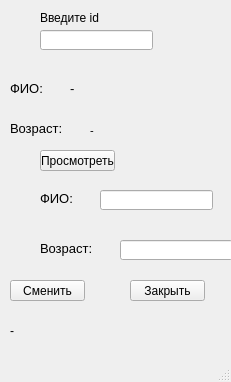
<?xml version="1.0" encoding="UTF-8"?>
<ui version="4.0">
 <class>change_data</class>
 <widget class="QMainWindow" name="change_data">
  <property name="geometry">
   <rect>
    <x>0</x>
    <y>0</y>
    <width>231</width>
    <height>382</height>
   </rect>
  </property>
  <property name="windowTitle">
   <string>MainWindow</string>
  </property>
  <widget class="QWidget" name="centralwidget">
   <widget class="QLineEdit" name="id_pole">
    <property name="geometry">
     <rect>
      <x>40</x>
      <y>30</y>
      <width>113</width>
      <height>20</height>
     </rect>
    </property>
   </widget>
   <widget class="QLabel" name="id_txt">
    <property name="geometry">
     <rect>
      <x>40</x>
      <y>10</y>
      <width>61</width>
      <height>16</height>
     </rect>
    </property>
    <property name="text">
     <string>Введите id</string>
    </property>
   </widget>
   <widget class="QPushButton" name="check_btn">
    <property name="geometry">
     <rect>
      <x>40</x>
      <y>150</y>
      <width>75</width>
      <height>21</height>
     </rect>
    </property>
    <property name="text">
     <string>Просмотреть</string>
    </property>
   </widget>
   <widget class="QLabel" name="full_name_txt">
    <property name="geometry">
     <rect>
      <x>10</x>
      <y>80</y>
      <width>51</width>
      <height>16</height>
     </rect>
    </property>
    <property name="font">
     <font>
      <pointsize>10</pointsize>
     </font>
    </property>
    <property name="text">
     <string>ФИО:</string>
    </property>
   </widget>
   <widget class="QLabel" name="full_name">
    <property name="geometry">
     <rect>
      <x>70</x>
      <y>80</y>
      <width>291</width>
      <height>16</height>
     </rect>
    </property>
    <property name="font">
     <font>
      <pointsize>10</pointsize>
     </font>
    </property>
    <property name="text">
     <string>-</string>
    </property>
   </widget>
   <widget class="QLabel" name="age">
    <property name="geometry">
     <rect>
      <x>90</x>
      <y>120</y>
      <width>241</width>
      <height>20</height>
     </rect>
    </property>
    <property name="font">
     <font>
      <pointsize>8</pointsize>
     </font>
    </property>
    <property name="text">
     <string>-</string>
    </property>
   </widget>
   <widget class="QLabel" name="age_txt">
    <property name="geometry">
     <rect>
      <x>10</x>
      <y>120</y>
      <width>71</width>
      <height>16</height>
     </rect>
    </property>
    <property name="font">
     <font>
      <pointsize>10</pointsize>
     </font>
    </property>
    <property name="text">
     <string>Возраст:</string>
    </property>
   </widget>
   <widget class="QPushButton" name="change_btn">
    <property name="geometry">
     <rect>
      <x>10</x>
      <y>280</y>
      <width>75</width>
      <height>21</height>
     </rect>
    </property>
    <property name="text">
     <string>Сменить</string>
    </property>
   </widget>
   <widget class="QLineEdit" name="full_name_pole">
    <property name="geometry">
     <rect>
      <x>100</x>
      <y>190</y>
      <width>113</width>
      <height>20</height>
     </rect>
    </property>
   </widget>
   <widget class="QLineEdit" name="age_pole">
    <property name="geometry">
     <rect>
      <x>120</x>
      <y>240</y>
      <width>113</width>
      <height>20</height>
     </rect>
    </property>
   </widget>
   <widget class="QLabel" name="full_name_txt_2">
    <property name="geometry">
     <rect>
      <x>40</x>
      <y>190</y>
      <width>51</width>
      <height>16</height>
     </rect>
    </property>
    <property name="font">
     <font>
      <pointsize>10</pointsize>
     </font>
    </property>
    <property name="text">
     <string>ФИО:</string>
    </property>
   </widget>
   <widget class="QLabel" name="age_txt_2">
    <property name="geometry">
     <rect>
      <x>40</x>
      <y>240</y>
      <width>81</width>
      <height>16</height>
     </rect>
    </property>
    <property name="font">
     <font>
      <pointsize>10</pointsize>
     </font>
    </property>
    <property name="text">
     <string>Возраст:</string>
    </property>
   </widget>
   <widget class="QPushButton" name="back_btn">
    <property name="geometry">
     <rect>
      <x>130</x>
      <y>280</y>
      <width>75</width>
      <height>21</height>
     </rect>
    </property>
    <property name="text">
     <string>Закрыть</string>
    </property>
   </widget>
   <widget class="QLabel" name="stat_label">
    <property name="geometry">
     <rect>
      <x>10</x>
      <y>320</y>
      <width>211</width>
      <height>21</height>
     </rect>
    </property>
    <property name="text">
     <string>-</string>
    </property>
   </widget>
  </widget>
  <widget class="QMenuBar" name="menubar">
   <property name="geometry">
    <rect>
     <x>0</x>
     <y>0</y>
     <width>231</width>
     <height>21</height>
    </rect>
   </property>
  </widget>
  <widget class="QStatusBar" name="statusbar"/>
 </widget>
 <resources/>
 <connections/>
</ui>
